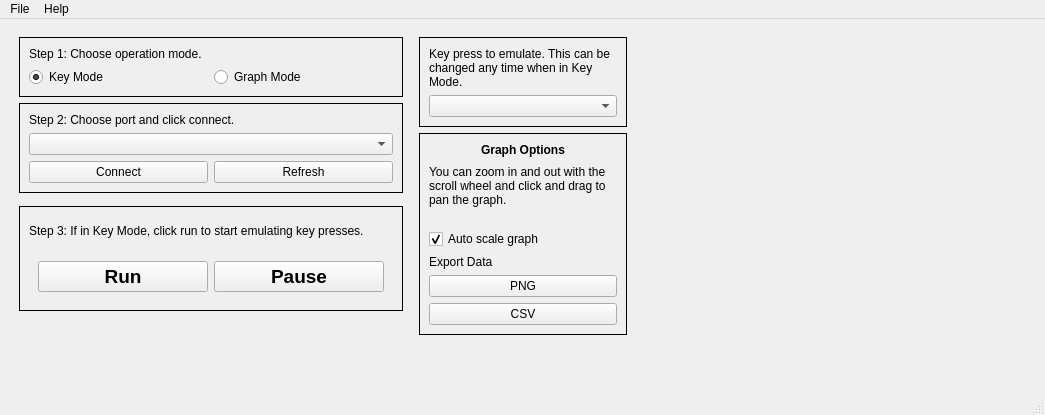
<?xml version="1.0" encoding="UTF-8"?>
<ui version="4.0">
 <class>MainWindow</class>
 <widget class="QMainWindow" name="MainWindow">
  <property name="geometry">
   <rect>
    <x>0</x>
    <y>0</y>
    <width>1045</width>
    <height>415</height>
   </rect>
  </property>
  <property name="minimumSize">
   <size>
    <width>1045</width>
    <height>415</height>
   </size>
  </property>
  <property name="maximumSize">
   <size>
    <width>16777215</width>
    <height>16777215</height>
   </size>
  </property>
  <property name="windowTitle">
   <string>MainWindow</string>
  </property>
  <widget class="QWidget" name="centralwidget">
   <layout class="QHBoxLayout" name="horizontalLayout_3">
    <item>
     <widget class="QFrame" name="horizontalFrame">
      <property name="maximumSize">
       <size>
        <width>404</width>
        <height>16777215</height>
       </size>
      </property>
      <layout class="QHBoxLayout" name="horizontalLayout_4">
       <item>
        <layout class="QGridLayout" name="gridLayout">
         <item row="2" column="0">
          <widget class="QFrame" name="vertframe">
           <property name="minimumSize">
            <size>
             <width>384</width>
             <height>105</height>
            </size>
           </property>
           <property name="maximumSize">
            <size>
             <width>384</width>
             <height>90</height>
            </size>
           </property>
           <property name="frameShape">
            <enum>QFrame::Box</enum>
           </property>
           <layout class="QVBoxLayout" name="verticalLayout_4">
            <item>
             <widget class="QLabel" name="label_5">
              <property name="text">
               <string>Step 3: If in Key Mode, click run to start emulating key presses.</string>
              </property>
             </widget>
            </item>
            <item>
             <widget class="QFrame" name="frame_run_pause_2">
              <property name="enabled">
               <bool>true</bool>
              </property>
              <property name="frameShape">
               <enum>QFrame::NoFrame</enum>
              </property>
              <layout class="QHBoxLayout" name="frame_run_pause">
               <item>
                <widget class="QPushButton" name="button_run">
                 <property name="sizePolicy">
                  <sizepolicy hsizetype="Minimum" vsizetype="Minimum">
                   <horstretch>0</horstretch>
                   <verstretch>0</verstretch>
                  </sizepolicy>
                 </property>
                 <property name="minimumSize">
                  <size>
                   <width>50</width>
                   <height>10</height>
                  </size>
                 </property>
                 <property name="maximumSize">
                  <size>
                   <width>99999</width>
                   <height>99999</height>
                  </size>
                 </property>
                 <property name="font">
                  <font>
                   <pointsize>14</pointsize>
                   <weight>75</weight>
                   <bold>true</bold>
                  </font>
                 </property>
                 <property name="text">
                  <string>Run</string>
                 </property>
                </widget>
               </item>
               <item>
                <widget class="QPushButton" name="button_pause">
                 <property name="sizePolicy">
                  <sizepolicy hsizetype="Minimum" vsizetype="Minimum">
                   <horstretch>0</horstretch>
                   <verstretch>0</verstretch>
                  </sizepolicy>
                 </property>
                 <property name="minimumSize">
                  <size>
                   <width>50</width>
                   <height>10</height>
                  </size>
                 </property>
                 <property name="maximumSize">
                  <size>
                   <width>99999</width>
                   <height>99999</height>
                  </size>
                 </property>
                 <property name="font">
                  <font>
                   <pointsize>14</pointsize>
                   <weight>75</weight>
                   <bold>true</bold>
                  </font>
                 </property>
                 <property name="text">
                  <string>Pause</string>
                 </property>
                </widget>
               </item>
              </layout>
             </widget>
            </item>
           </layout>
          </widget>
         </item>
         <item row="0" column="0">
          <widget class="QFrame" name="mode_select_frame">
           <property name="frameShape">
            <enum>QFrame::Box</enum>
           </property>
           <layout class="QVBoxLayout" name="verticalLayout_5">
            <item>
             <widget class="QLabel" name="label_4">
              <property name="text">
               <string>Step 1: Choose operation mode.</string>
              </property>
             </widget>
            </item>
            <item>
             <layout class="QHBoxLayout" name="horizontalLayout_2">
              <item>
               <widget class="QRadioButton" name="radioButton_norm">
                <property name="text">
                 <string>Key Mode</string>
                </property>
                <property name="checked">
                 <bool>true</bool>
                </property>
               </widget>
              </item>
              <item>
               <widget class="QRadioButton" name="radioButton_graph">
                <property name="text">
                 <string>Graph Mode</string>
                </property>
               </widget>
              </item>
             </layout>
            </item>
           </layout>
          </widget>
         </item>
         <item row="1" column="0">
          <widget class="QFrame" name="verticalFrame">
           <property name="frameShape">
            <enum>QFrame::Box</enum>
           </property>
           <layout class="QVBoxLayout" name="verticalLayout">
            <item>
             <widget class="QLabel" name="label">
              <property name="text">
               <string>Step 2: Choose port and click connect.</string>
              </property>
             </widget>
            </item>
            <item>
             <widget class="QComboBox" name="dropdown_port"/>
            </item>
            <item>
             <layout class="QHBoxLayout" name="horizontalLayout">
              <item>
               <widget class="QPushButton" name="button_connect">
                <property name="text">
                 <string>Connect</string>
                </property>
               </widget>
              </item>
              <item>
               <widget class="QPushButton" name="button_refresh">
                <property name="text">
                 <string>Refresh</string>
                </property>
               </widget>
              </item>
             </layout>
            </item>
           </layout>
          </widget>
         </item>
         <item row="3" column="0">
          <spacer name="verticalSpacer_2">
           <property name="orientation">
            <enum>Qt::Vertical</enum>
           </property>
           <property name="sizeHint" stdset="0">
            <size>
             <width>20</width>
             <height>40</height>
            </size>
           </property>
          </spacer>
         </item>
        </layout>
       </item>
      </layout>
     </widget>
    </item>
    <item>
     <widget class="QFrame" name="verticalFrame_3">
      <property name="minimumSize">
       <size>
        <width>208</width>
        <height>0</height>
       </size>
      </property>
      <property name="maximumSize">
       <size>
        <width>208</width>
        <height>16777215</height>
       </size>
      </property>
      <property name="frameShape">
       <enum>QFrame::NoFrame</enum>
      </property>
      <layout class="QVBoxLayout" name="verticalLayout_3">
       <property name="leftMargin">
        <number>0</number>
       </property>
       <property name="rightMargin">
        <number>0</number>
       </property>
       <item>
        <widget class="QFrame" name="key_select_frame">
         <property name="frameShape">
          <enum>QFrame::Box</enum>
         </property>
         <layout class="QVBoxLayout" name="verticalLayout_2">
          <item>
           <widget class="QLabel" name="label_3">
            <property name="text">
             <string>Key press to emulate. This can be changed any time when in Key Mode.</string>
            </property>
            <property name="wordWrap">
             <bool>true</bool>
            </property>
           </widget>
          </item>
          <item>
           <widget class="QComboBox" name="dropdown_key"/>
          </item>
         </layout>
        </widget>
       </item>
       <item>
        <widget class="QFrame" name="graph_zoom_frame">
         <property name="enabled">
          <bool>true</bool>
         </property>
         <property name="frameShape">
          <enum>QFrame::Box</enum>
         </property>
         <layout class="QVBoxLayout" name="verticalLayout_6">
          <item>
           <widget class="QLabel" name="label_2">
            <property name="font">
             <font>
              <weight>75</weight>
              <bold>true</bold>
             </font>
            </property>
            <property name="text">
             <string>Graph Options</string>
            </property>
            <property name="alignment">
             <set>Qt::AlignCenter</set>
            </property>
           </widget>
          </item>
          <item>
           <widget class="QLabel" name="label_6">
            <property name="minimumSize">
             <size>
              <width>188</width>
              <height>60</height>
             </size>
            </property>
            <property name="text">
             <string>You can zoom in and out with the scroll wheel and click and drag to pan the graph.
</string>
            </property>
            <property name="wordWrap">
             <bool>true</bool>
            </property>
           </widget>
          </item>
          <item>
           <widget class="QCheckBox" name="checkBox_auto_scale">
            <property name="text">
             <string>Auto scale graph</string>
            </property>
            <property name="checked">
             <bool>true</bool>
            </property>
           </widget>
          </item>
          <item>
           <widget class="QLabel" name="label_7">
            <property name="text">
             <string>Export Data</string>
            </property>
           </widget>
          </item>
          <item>
           <widget class="QPushButton" name="button_png_export">
            <property name="text">
             <string>PNG</string>
            </property>
           </widget>
          </item>
          <item>
           <widget class="QPushButton" name="button_csv_export">
            <property name="text">
             <string>CSV</string>
            </property>
           </widget>
          </item>
         </layout>
        </widget>
       </item>
       <item>
        <spacer name="verticalSpacer">
         <property name="orientation">
          <enum>Qt::Vertical</enum>
         </property>
         <property name="sizeHint" stdset="0">
          <size>
           <width>20</width>
           <height>40</height>
          </size>
         </property>
        </spacer>
       </item>
      </layout>
     </widget>
    </item>
    <item>
     <widget class="PlotWidget" name="_graph" native="true"/>
    </item>
   </layout>
  </widget>
  <widget class="QStatusBar" name="statusBar"/>
  <widget class="QMenuBar" name="menuBar">
   <property name="geometry">
    <rect>
     <x>0</x>
     <y>0</y>
     <width>1045</width>
     <height>24</height>
    </rect>
   </property>
   <widget class="QMenu" name="menuFile">
    <property name="title">
     <string>File</string>
    </property>
    <addaction name="actionQuit"/>
   </widget>
   <widget class="QMenu" name="menuHelp">
    <property name="title">
     <string>Help</string>
    </property>
    <addaction name="actionAbout"/>
    <addaction name="actionLicense"/>
    <addaction name="separator"/>
    <addaction name="actionGet_Source_Code"/>
   </widget>
   <addaction name="menuFile"/>
   <addaction name="menuHelp"/>
  </widget>
  <action name="actionQuit">
   <property name="text">
    <string>Quit</string>
   </property>
  </action>
  <action name="actionAbout">
   <property name="text">
    <string>About</string>
   </property>
  </action>
  <action name="actionLicense">
   <property name="text">
    <string>License</string>
   </property>
  </action>
  <action name="actionGet_Source_Code">
   <property name="text">
    <string>Get Source Code</string>
   </property>
  </action>
 </widget>
 <customwidgets>
  <customwidget>
   <class>PlotWidget</class>
   <extends>QWidget</extends>
   <header>pyqtgraph</header>
   <container>1</container>
  </customwidget>
 </customwidgets>
 <resources/>
 <connections/>
</ui>
